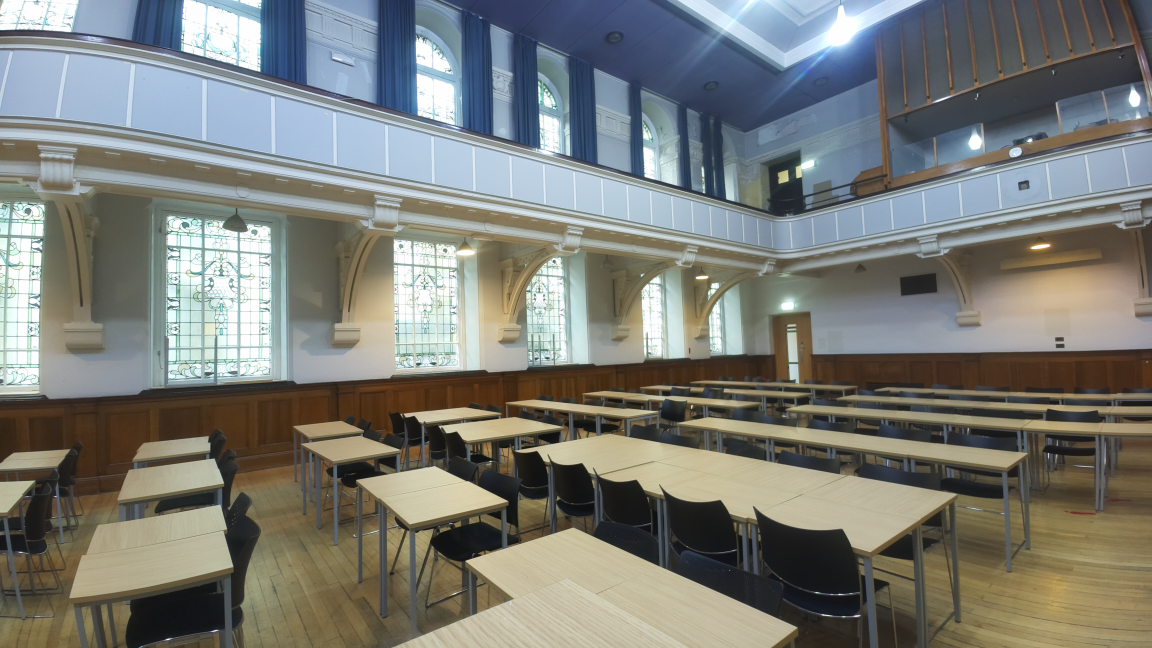
#> input picture stitching/test-images/4/1.jpg, 4608 x 2592 px, found by its file name (shown at 1/4 size)
$ python dumbpanorama.py
#> lines starting #> are read from the running program, lines starting #| are printed output that depends on the picture; after the words box and inside, x2 and y2 are one past the last pixel; in counts of white or black regions, pixels touching at a corner belong together
import cv2
import numpy as np

### Show Images for testing + debugging ####
def showImage(image, title='Snapshot'):
    cv2.imshow(title, image)
    cv2.waitKey(0)
    cv2.destroyAllWindows()

### Return a cropped object from a black background ####
def cropToObject(image):
    # Crop to Smallest Rectangle
    gray = cv2.cvtColor(image, cv2.COLOR_BGR2GRAY)
    _, binary = cv2.threshold(gray, 1, 255, cv2.THRESH_BINARY)
    contours, _ = cv2.findContours(binary, cv2.RETR_EXTERNAL, cv2.CHAIN_APPROX_SIMPLE)
    largest_contour = max(contours, key=cv2.contourArea)

    x, y, w, h = cv2.boundingRect(largest_contour)
    croppedImage = image[y:y+h, x:x+w]

    return croppedImage

### Warp raw images for improved stitching ####
def cylindricalProjection(img):

    # Simplified intrinsic matrix
    h, w = img.shape[:2]
    K = np.array([[w/2, 0, w/2],[0, w/2, h/2],[0, 0, 1]])
    map_x, map_y = np.meshgrid(np.arange(w), np.arange(h))

    theta = (map_x - w / 2) / (w / 2)
    phi = (map_y - h / 2) / (h / 2)

    # theta = np.arctan((map_x - w / 2) / (w / 5))  # Reduced denominator for more distortion
    # phi = (map_y - h / 2) / (h / 5)  # Stronger vertical warping

    x = np.sin(theta) * np.cos(phi)
    y = np.sin(phi)
    z = np.cos(theta) * np.cos(phi)

    # Note: change coefficients to change warping effect
    map_x = (w / 2) * (x / z +1)
    map_y = (h / 2) * (y / z +1)

    cylindricalProjection = cv2.remap(img, map_x.astype(np.float32), map_y.astype(np.float32), cv2.INTER_LINEAR)

    cylindricalProjection = cropToObject(cylindricalProjection)

    return cylindricalProjection

def placeTogether(image1, image2, x):
    # Get and create deimensions
    height, width1, _ = image1.shape
    _, width2, _ = image2.shape
    canvasWidth = width1 + width2 - x

    # Init a new canvas
    canvas = np.zeros((height, canvasWidth, 3)).astype(np.uint8)

    # Place image 1
    canvas[:height, :width1, :] = image1
    showImage(canvas)
    canvas[:height, canvasWidth-width2+x:, :] = image2[:height,x:,:]
    showImage(canvas)

    grad = np.tile(np.linspace(0, 1, x, dtype=np.float32)[None, :, None], (height, 1, 3))
    crossover = (grad * image2[:height,:x,:]).astype(np.uint8) + ((1-grad) * image1[:height, width1-x: ,:]).astype(np.uint8)
    showImage(crossover)

    canvas[:height, width1-x//2:width1+x//2,:] = crossover

    # canvas_subset = np.where((canvas_subset != [0, 0, 0]) & (image2 != [0, 0, 0]), grad*canvas_subset+(1-grad)*image2, 0).astype(np.uint8)
    showImage(canvas)


image1 = cv2.imread('./test-images/4/1.JPG')
#> image1 is the input picture: shape (2592, 4608, 3); mean B, G, R 118.9, 124.5, 122.9
image2 = cv2.imread('./test-images/4/2.JPG')
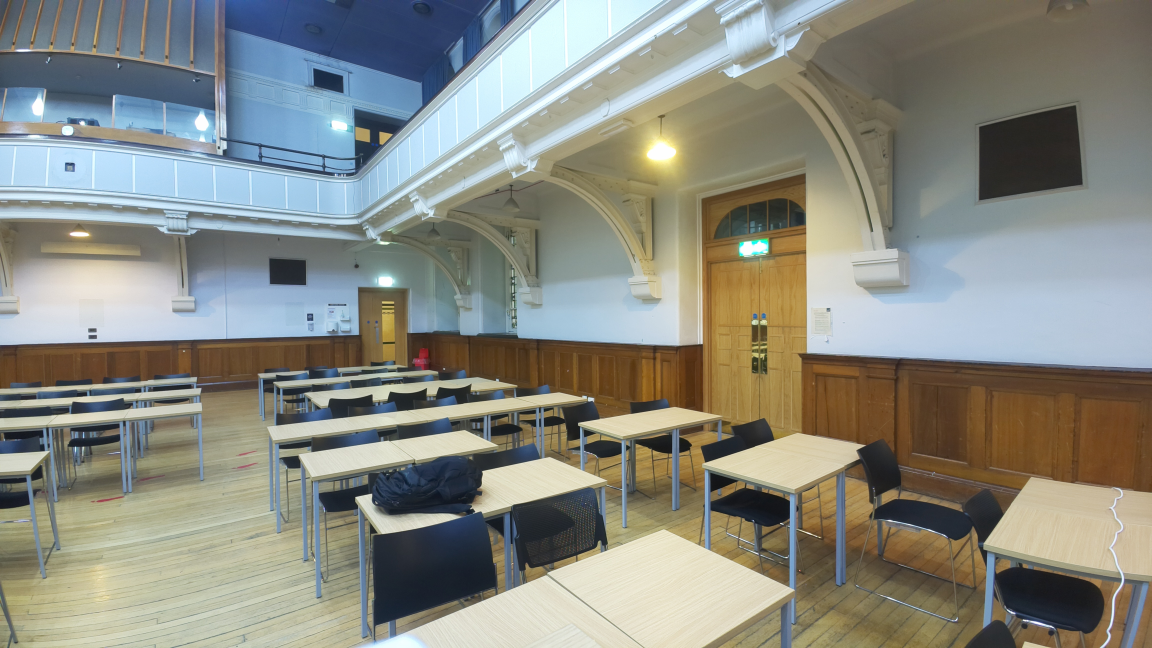
#> input picture stitching/test-images/4/2.jpg, 4608 x 2592 px, found by its file name (shown at 1/4 size)
#> image2 is the input picture: shape (2592, 4608, 3); mean B, G, R 129.4, 138.4, 137.1
image3 = cv2.imread('./test-images/4/3.JPG')
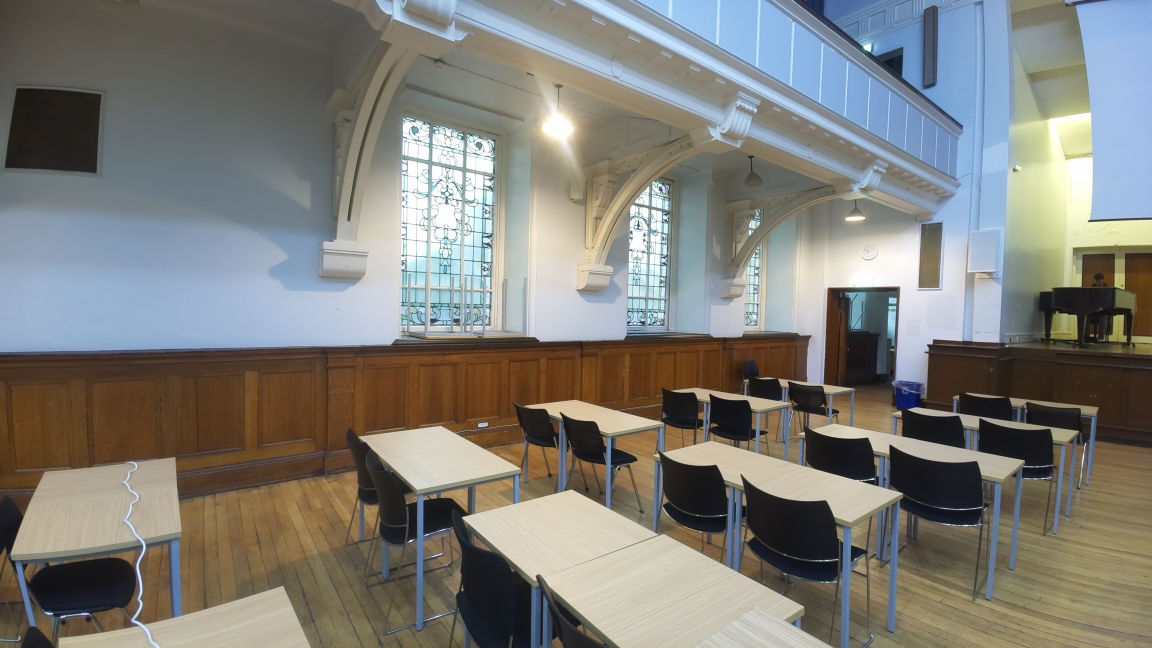
#> input picture stitching/test-images/4/3.jpg, 4608 x 2592 px, found by its file name (shown at 1/4 size)
#> image3 is the input picture: shape (2592, 4608, 3); mean B, G, R 120.4, 125.9, 126.9
image4 = cv2.imread('./test-images/4/4.JPG')
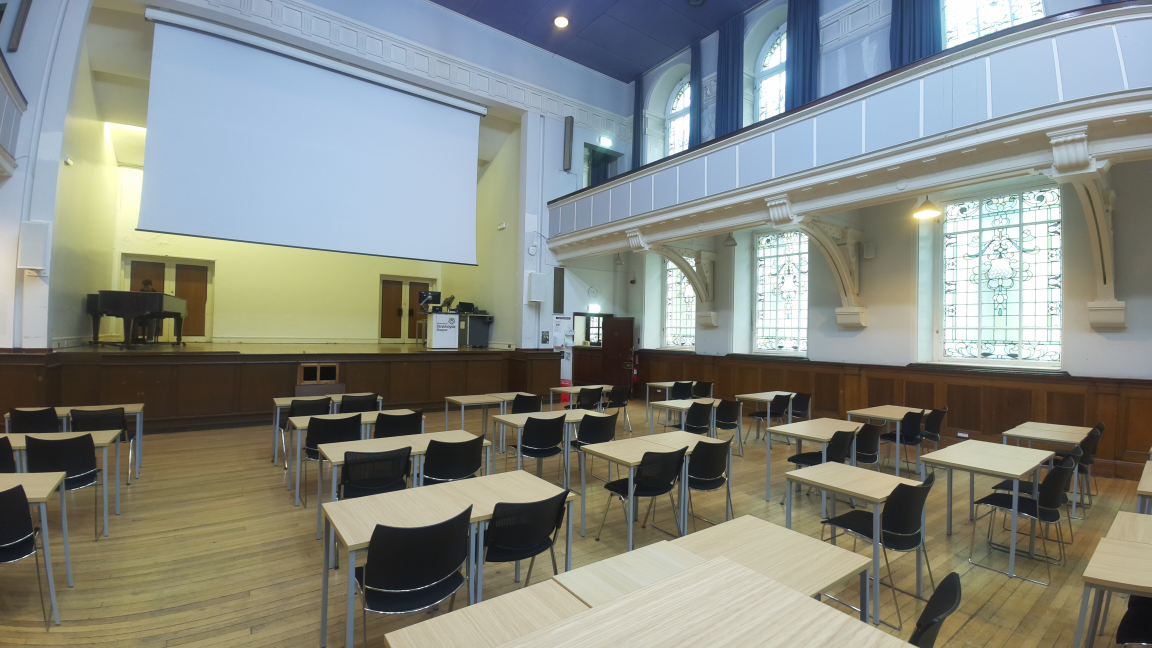
#> input picture stitching/test-images/4/4.jpg, 4608 x 2592 px, found by its file name (shown at 1/4 size)
#> image4 is the input picture: shape (2592, 4608, 3); mean B, G, R 129.5, 136.7, 132.9

image1 = cylindricalProjection(image1)
#> in cropToObject, `_, binary = cv2.threshold(gray, 1, 255, cv2.THRESH_BINARY)`:
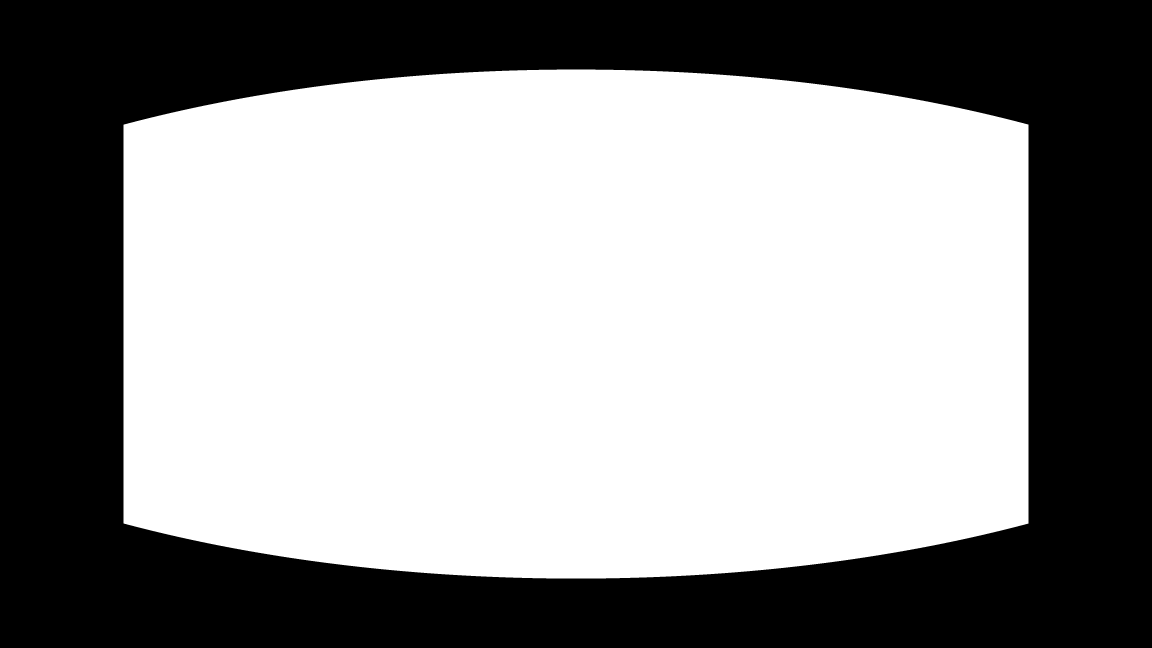
#> binary: shape (2592, 4608) (shown at 1/4 size); 57.4% white; 1 black region
#> in cropToObject, `contours, _ = cv2.findContours(binary, cv2.RETR_EXTERNAL, cv2.CHAIN_AP..`: contours = 1 contour; box (x1, y1, x2, y2) and area: (494, 278, 4114, 2314) 6853664
#> in cropToObject, `largest_contour = max(contours, key=cv2.contourArea)`: largest_contour = contour of 1764 points, box (x1, y1, x2, y2) (494, 278, 4114, 2314), area 6853664
#> in cropToObject, `x, y, w, h = cv2.boundingRect(largest_contour)`: x = 494; y = 278; w = 3620; h = 2036
image2 = cylindricalProjection(image2)
#> in cropToObject (call 2), `_, binary = cv2.threshold(gray, 1, 255, cv2.THRESH_BINARY)`: binary: shape (2592, 4608); 57.4% white; 1 black region
#> in cropToObject (call 2), `contours, _ = cv2.findContours(binary, cv2.RETR_EXTERNAL, cv2.CHAIN_AP..`: contours = 1 contour; box (x1, y1, x2, y2) and area: (494, 278, 4114, 2314) 6853674
image3 = cylindricalProjection(image3)
#> in cropToObject (call 3), `_, binary = cv2.threshold(gray, 1, 255, cv2.THRESH_BINARY)`: binary: shape (2592, 4608); 57.4% white; 1 black region
#> in cropToObject (call 3), `contours, _ = cv2.findContours(binary, cv2.RETR_EXTERNAL, cv2.CHAIN_AP..`: contours = 1 contour; box (x1, y1, x2, y2) and area: (494, 278, 4114, 2314) 6853670
image4 = cylindricalProjection(image4)
#> in cropToObject (call 4), `gray = cv2.cvtColor(image, cv2.COLOR_BGR2GRAY)`:
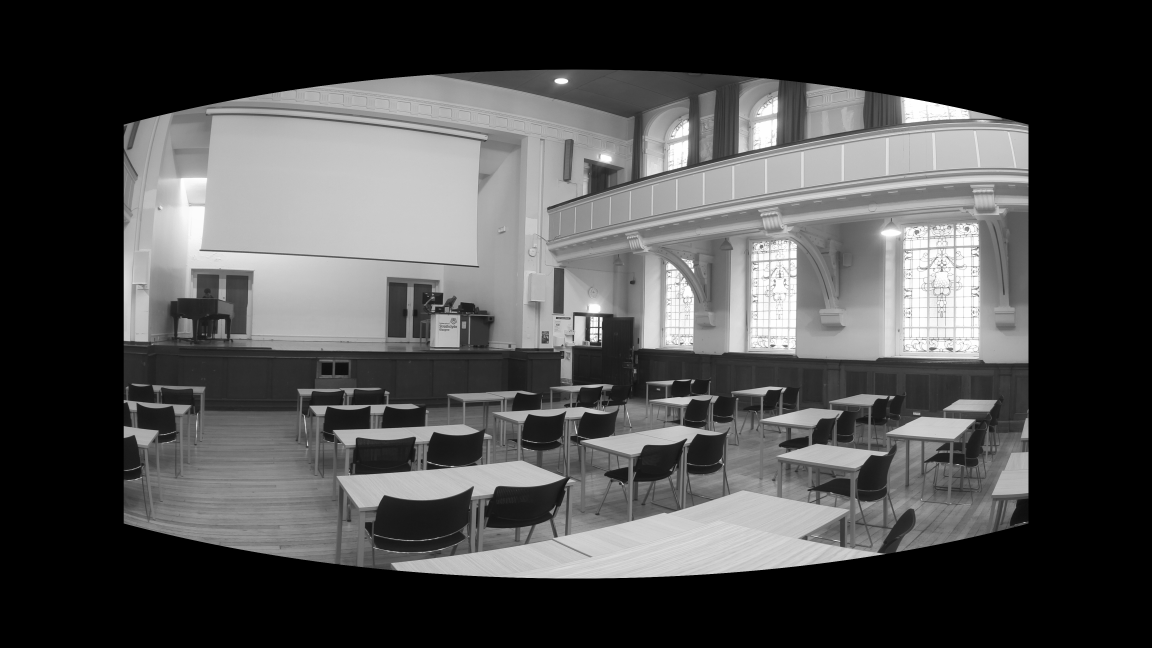
#> gray: shape (2592, 4608) (shown at 1/4 size); min 0, max 255, mean 76.7
#> in cropToObject (call 4), `_, binary = cv2.threshold(gray, 1, 255, cv2.THRESH_BINARY)`: binary: shape (2592, 4608); 57.4% white; 1 black region
#> in cropToObject (call 4), `contours, _ = cv2.findContours(binary, cv2.RETR_EXTERNAL, cv2.CHAIN_AP..`: contours = 1 contour; box (x1, y1, x2, y2) and area: (494, 278, 4114, 2314) 6853674
#> in cropToObject (call 4), `largest_contour = max(contours, key=cv2.contourArea)`: largest_contour = contour of 1764 points, box (x1, y1, x2, y2) (494, 278, 4114, 2314), area 6853674

placeTogether(image1, image2, 600)
#> in placeTogether, `canvas[:height, width1-x//2:width1+x//2,:] = crossover`:
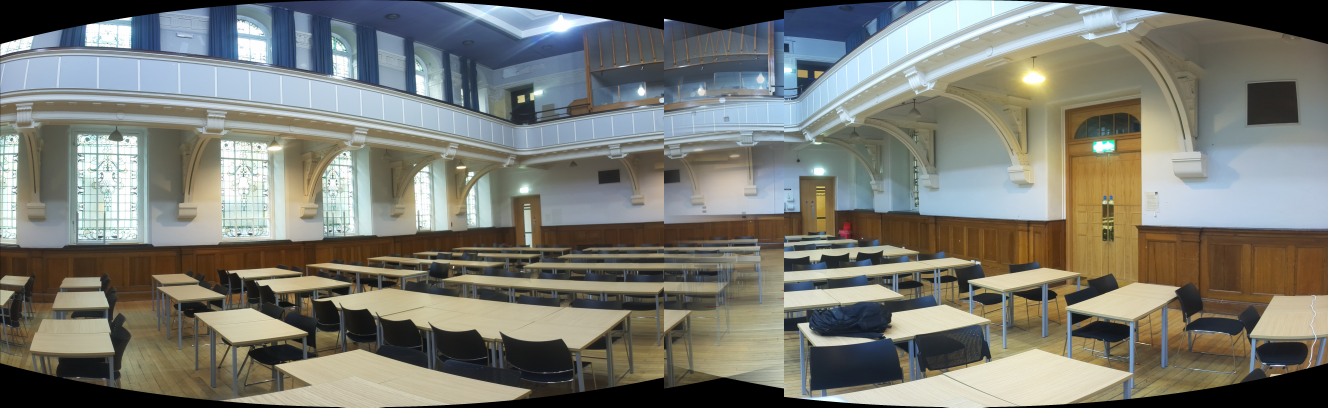
#> canvas: shape (2036, 6640, 3) (shown at 1/5 size); mean B, G, R 114.2, 122.5, 121.8

# horizontalstack = np.hstack((image1, image2, image3, image4))
